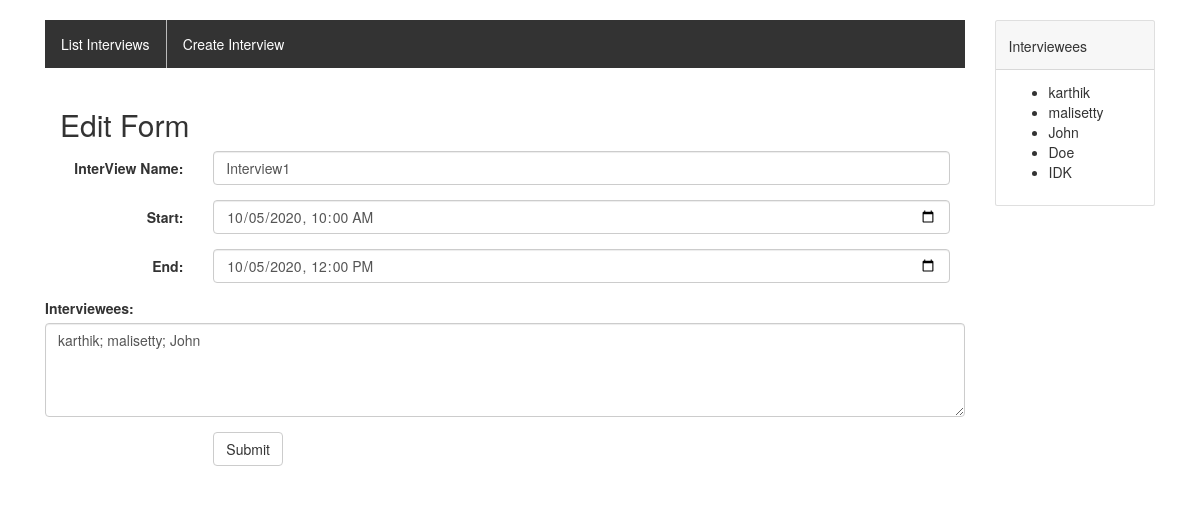
/edit-interview/1, run on the app's committed database.
### tables this page shows
CREATE TABLE interviews(
        id integer PRIMARY KEY AUTOINCREMENT,
        name text,
        start datetime,
        end datetime
    );

CREATE TABLE users(
        id integer PRIMARY KEY AUTOINCREMENT,
        name text
    );

### app.py (the view)
@app.route('/edit-interview/<int:interviewid>', methods=['POST', 'GET'])
def editInterview(interviewid):
    with conn:
        c.execute(f'select * from interviews where id = {interviewid}')
        x = c.fetchone()
    params = {}
    c.execute('SELECT name from users;')
    params['users'] = [x[0] for x in c.fetchall()]
    params['editform'] = True
    params['fillformvalue'] = {
        'id': interviewid,
        'name': x[1],
        'users': '; '.join(getUsers(interviewid)),
        'start': x[2].replace(' ', 'T')[:-3],
        'end': x[3].replace(' ', 'T')[:-3]
    }
    if request.method == 'POST':
        name = request.form['name'].strip()
        users = request.form['users'].strip().split(';')
        start = request.form['start'].strip()
        end = request.form['end'].strip()
        if '' in [name, users, start, end]:
            return render_template('create.html', error="All fields are required")
        UID = []
        users = list(dict.fromkeys([user.strip() for user in users]))
        for user in users:
            with conn:
                c.execute(f'SELECT id from users where name="{user}";')
            temp = c.fetchone()
            if temp is not None:
                temp = temp[0]
                UID.append(temp)
            else:
                params['error'] = f"No user found with name '{user}'"
                return render_template('create.html', **params)
        if len(UID) < 2:
            params['error'] = "alteast 2 users needed"
            return render_template('create.html', **params)
        start = start.replace('T', ' ') + ':00'
        end = end.replace('T', ' ') + ':00'
        for id in UID:
            with conn:
                c.execute(
                    f'select start, end from interviews where id in (SELECT interviewid FROM interuser where userid = {id}) and id !={interviewid}')
                times = c.fetchall()
            if not compatible((start, end), times):
                with conn:
                    c.execute(f'Select name from users where id = {id}')
                params['error'] = f"user '{c.fetchone()[0]}' is not available in given schedule"
                return render_template('create.html', **params)
        with conn:
            c.execute(
                f'update interviews set name = "{name}",start="{start}", end="{end}" where id = {interviewid}')
            c.execute(
                f'select userid from interuser where interviewid={interviewid}')
            oldUID = [x[0] for x in c.fetchall()]
            for id in set(oldUID)-set(UID):
                c.execute(
                    f'DELETE FROM interuser where interviewid={interviewid} and userid={id};')
            for id in set(UID)-set(oldUID):
                c.execute(
                    f'INSERT INTO interuser values({interviewid}, {id});')
        return redirect(url_for('home'))
    else:
        return render_template('create.html', **params)

### app.py (called while the page is built)
def getUsers(ID):
    c.execute(
        f'SELECT name from users where id in (SELECT userid from interuser where interviewid={ID});')
    st = []
    for x in c.fetchall():
        st.append(x[0])
    return st

### templates/create.html (shortened to what this page needs)
{%extends 'base.html'%}
{%block content%}
<div class="container" style="width: auto;">
	{%if editform %}
	<h2>Edit Form</h2>
	{%endif%}
	<form
		class="form-horizontal"
		action='{{url_for("createInterview")}}'
		method="POST"
	>
		<div class="form-group">
			<label class="control-label col-sm-2" for="name"
				>InterView Name:</label
			>
			<div class="col-sm-10">
				<input
					type="text"
					class="form-control"
					id="name"
					placeholder="name"
					name="name"
					{%if
					editform
					%}
					value="{{fillformvalue['name']}}"
					{%endif%}
				/>
			</div>
		</div>
		<div class="form-group">
			<label class="control-label col-sm-2" for="start">Start:</label>
			<div class="col-sm-10">
				<input
					type="datetime-local"
					class="form-control"
					id="start"
					placeholder="Enter password"
					name="start"
					{%if
					editform
					%}
					value="{{fillformvalue['start']}}"
					{%endif%}
				/>
			</div>
		</div>
		<div class="form-group">
			<label class="control-label col-sm-2" for="end">End:</label>
			<div class="col-sm-10">
				<input
					type="datetime-local"
					class="form-control"
					id="end"
					placeholder="Enter password"
					name="end"
					{%if
					editform
					%}
					value="{{fillformvalue['end']}}"
					{%endif%}
				/>
			</div>
		</div>
		<div class="form-group">
			<label for="users">Interviewees:</label>
			<textarea
				class="form-control"
				id="users"
				rows="4"
				cols="50"
				name="users"
				placeholder="usernames of interviewees sperated by ';'
@Example:
	username1; username2; username3"
			>
{%if editform %}{{fillformvalue['users']}}{% endif %}</textarea
			>
		</div>
		<div class="form-group">
			<div class="col-sm-offset-2 col-sm-10">
				<button type="submit" class="btn btn-default">Submit</button>
			</div>
		</div>
	</form>
</div>
{%endblock content%}

### templates/base.html (shortened to what this page needs)
<html lang="en">
	<head>
		<link
			rel="stylesheet"
			href="https://stackpath.bootstrapcdn.com/bootstrap/4.3.1/css/bootstrap.min.css"
		/>
		<link
			rel="stylesheet"
			href="https://maxcdn.bootstrapcdn.com/bootstrap/3.3.7/css/bootstrap.min.css"
		/>
	</head>
	<body style="padding-top: 20px;">
		<div class="container">
			<div class="row">
				<div class="col-md-10">
					<nav>
						<ul>
							<li>
								<a href="{{url_for('home')}}"
									>List Interviews</a
								>
							</li>
							<li>
								<a href="{{url_for('createInterview')}}">
									Create Interview
								</a>
							</li>
						</ul>
					</nav>
					{% block content %}{% endblock %}
				</div>
				<div class="col-md-2">
					<div class="card">
						<div class="card-header">
							<h5 class="card-title">Interviewees</h5>
						</div>
						<div class="card-body">
							<ul>
								{% for user in users%}
								<li>{{user}}</li>
								{%endfor%}
							</ul>
						</div>
					</div>
				</div>
			</div>
		</div>
	</body>
</html>

### templates/base.html (style rules this page uses)
Nav ul { list-style-type: none; margin-bottom: 20px; padding: 0; overflow: hidden; background-color: #333; }
Nav ul li { float: left; border-right: 1px solid #bbb; }
Nav ul li:last-child { border-right: none; }
Nav ul li a { display: block; color: white; text-align: center; padding: 14px 16px; text-decoration: none; }

### data on the page
interviews: name "Interview1", start "10/05/2020 10:00", end "10/05/2020 12:00"
users: name "karthik"
users: name "malisetty"
users: name "John"
users: name "Doe"
users: name "IDK"
